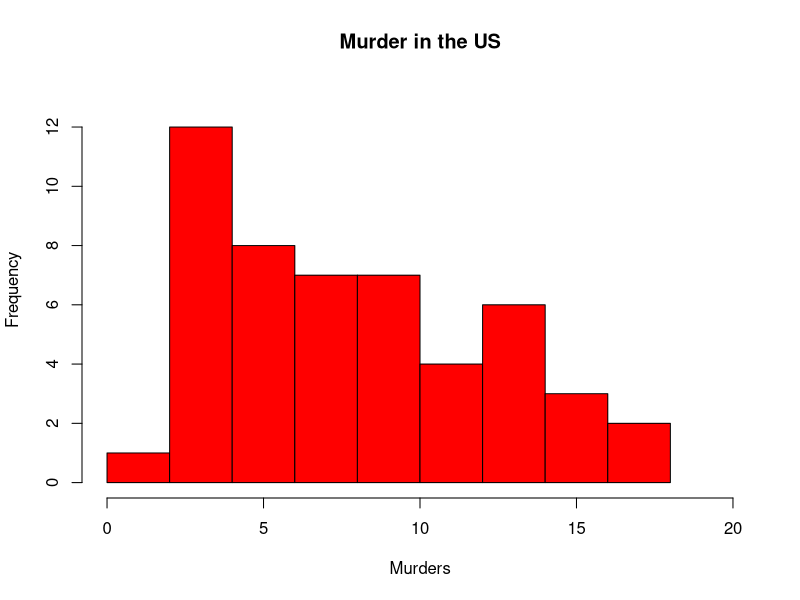
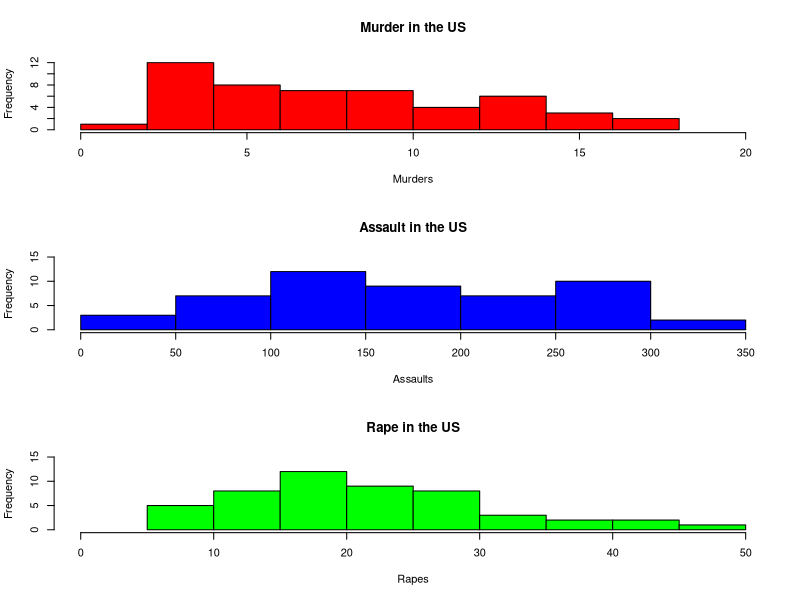

Write R code to recreate these figures, in order.
## ---- chunk 1
#install.packages("datasets")
library(datasets)

USArrests
## ---- chunk 2
dat.us <- USArrests

head(dat.us)
## ---- chunk 3
names(dat.us)
## ---- chunk 4
hist(dat.us$Murder, xlab= "Murders", ylab="Frequency", main= "Murder in the US", xlim=(c(0, 20)), ylim=(c(0, 13)), col="red", breaks= 10)
## ---- chunk 5
summary(dat.us$Murder)

## ---- chunk 6
par(mfrow=c(3,1))

hist(dat.us$Murder, xlab= "Murders", ylab="Frequency", main= "Murder in the US", xlim=(c(0, 20)), ylim=(c(0, 13)), col="red", breaks= 10)

hist(dat.us$Assault, xlab= "Assaults", ylab="Frequency", main= "Assault in the US", xlim=(c(0, 350)), ylim=(c(0, 15)), col="blue", breaks=10)

hist(dat.us$Rape, xlab= "Rapes", ylab="Frequency", main= "Rape in the US", xlim=(c(0, 50)), ylim=(c(0, 15)), col="green", breaks=10)

